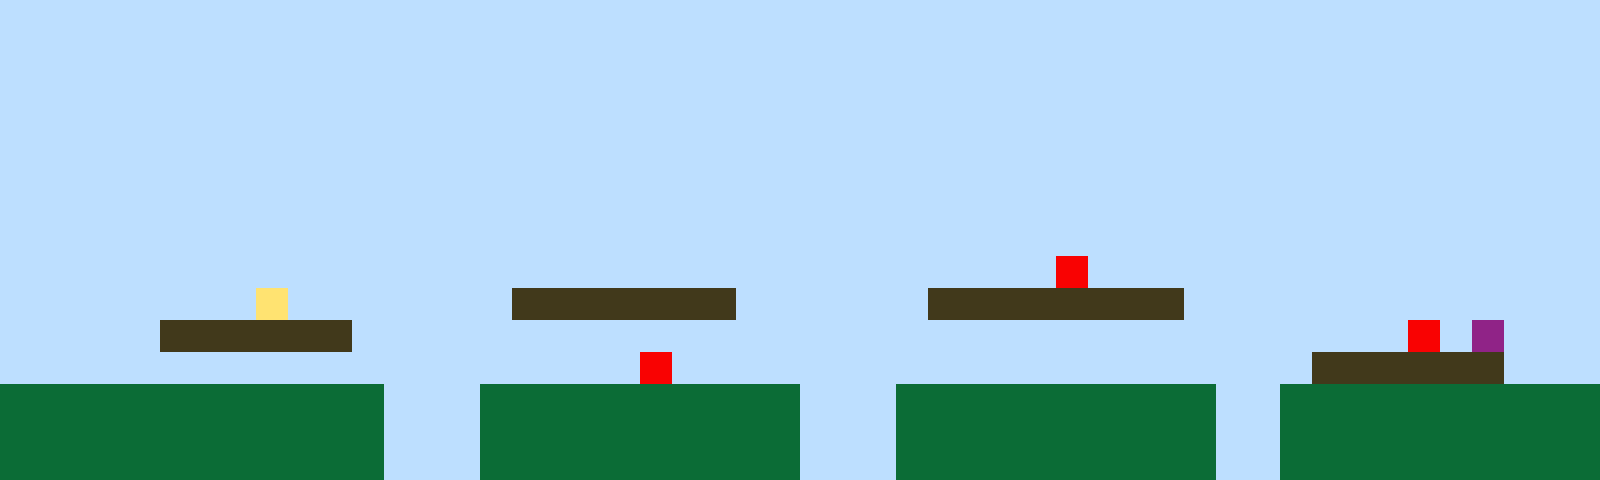

Tiled map render using the project's own tile images. Description and the whole map definition, tile-layer contents included, below:
An orthogonal 50x15 tile map with 32x32 px tiles, 1 tile layer (Tile Layer 1).

<map version="1.10" tiledversion="1.11.2" orientation="orthogonal" renderorder="right-up" width="50" height="15" tilewidth="32" tileheight="32" infinite="0" nextlayerid="2" nextobjectid="1"><editorsettings><export target="map1.csv" format="csv" /></editorsettings><tileset firstgid="1" name="sprites" tilewidth="32" tileheight="32" tilecount="6" columns="3"><image source="sprites.png" width="96" height="64" /></tileset><layer id="1" name="Tile Layer 1" width="50" height="15"><data encoding="csv">1,1,1,1,1,1,1,1,1,1,1,1,1,1,1,1,1,1,1,1,1,1,1,1,1,1,1,1,1,1,1,1,1,1,1,1,1,1,1,1,1,1,1,1,1,1,1,1,1,1,1,1,1,1,1,1,1,1,1,1,1,1,1,1,1,1,1,1,1,1,1,1,1,1,1,1,1,1,1,1,1,1,1,1,1,1,1,1,1,1,1,1,1,1,1,1,1,1,1,1,1,1,1,1,1,1,1,1,1,1,1,1,1,1,1,1,1,1,1,1,1,1,1,1,1,1,1,1,1,1,1,1,1,1,1,1,1,1,1,1,1,1,1,1,1,1,1,1,1,1,1,1,1,1,1,1,1,1,1,1,1,1,1,1,1,1,1,1,1,1,1,1,1,1,1,1,1,1,1,1,1,1,1,1,1,1,1,1,1,1,1,1,1,1,1,1,1,1,1,1,1,1,1,1,1,1,1,1,1,1,1,1,1,1,1,1,1,1,1,1,1,1,1,1,1,1,1,1,1,1,1,1,1,1,1,1,1,1,1,1,1,1,1,1,1,1,1,1,1,1,1,1,1,1,1,1,1,1,1,1,1,1,1,1,1,1,1,1,1,1,1,1,1,1,1,1,1,1,1,1,1,1,1,1,1,1,1,1,1,1,1,1,1,1,1,1,1,1,1,1,1,1,1,1,1,1,1,1,1,1,1,1,1,1,1,1,1,1,1,1,1,1,1,1,1,1,1,1,1,1,1,1,1,1,1,1,1,1,1,1,1,1,1,1,1,1,1,1,1,1,1,1,1,1,1,1,1,1,1,1,1,1,1,1,1,1,1,1,1,1,1,1,1,1,1,1,1,1,1,1,1,1,1,1,1,1,1,1,1,1,1,1,1,1,1,1,1,1,1,1,1,1,1,1,1,1,1,1,1,1,1,1,1,1,1,1,1,1,1,1,1,1,1,1,1,1,1,1,1,1,1,1,1,5,1,1,1,1,1,1,1,1,1,1,1,1,1,1,1,1,1,1,1,1,1,1,1,1,4,1,1,1,1,1,1,1,3,3,3,3,3,3,3,1,1,1,1,1,1,3,3,3,3,3,3,3,3,1,1,1,1,1,1,1,1,1,1,1,1,1,1,1,1,1,1,3,3,3,3,3,3,1,1,1,1,1,1,1,1,1,1,1,1,1,1,1,1,1,1,1,1,1,1,1,1,1,1,1,1,1,1,1,1,1,5,1,6,1,1,1,1,1,1,1,1,1,1,1,1,1,1,1,1,1,1,1,1,1,1,1,5,1,1,1,1,1,1,1,1,1,1,1,1,1,1,1,1,1,1,1,1,3,3,3,3,3,3,1,1,1,2,2,2,2,2,2,2,2,2,2,2,2,1,1,1,2,2,2,2,2,2,2,2,2,2,1,1,1,2,2,2,2,2,2,2,2,2,2,1,1,2,2,2,2,2,2,2,2,2,2,2,2,2,2,2,2,2,2,2,2,2,2,1,1,1,2,2,2,2,2,2,2,2,2,2,1,1,1,2,2,2,2,2,2,2,2,2,2,1,1,2,2,2,2,2,2,2,2,2,2,2,2,2,2,2,2,2,2,2,2,2,2,1,1,1,2,2,2,2,2,2,2,2,2,2,1,1,1,2,2,2,2,2,2,2,2,2,2,1,1,2,2,2,2,2,2,2,2,2,2</data></layer></map>
